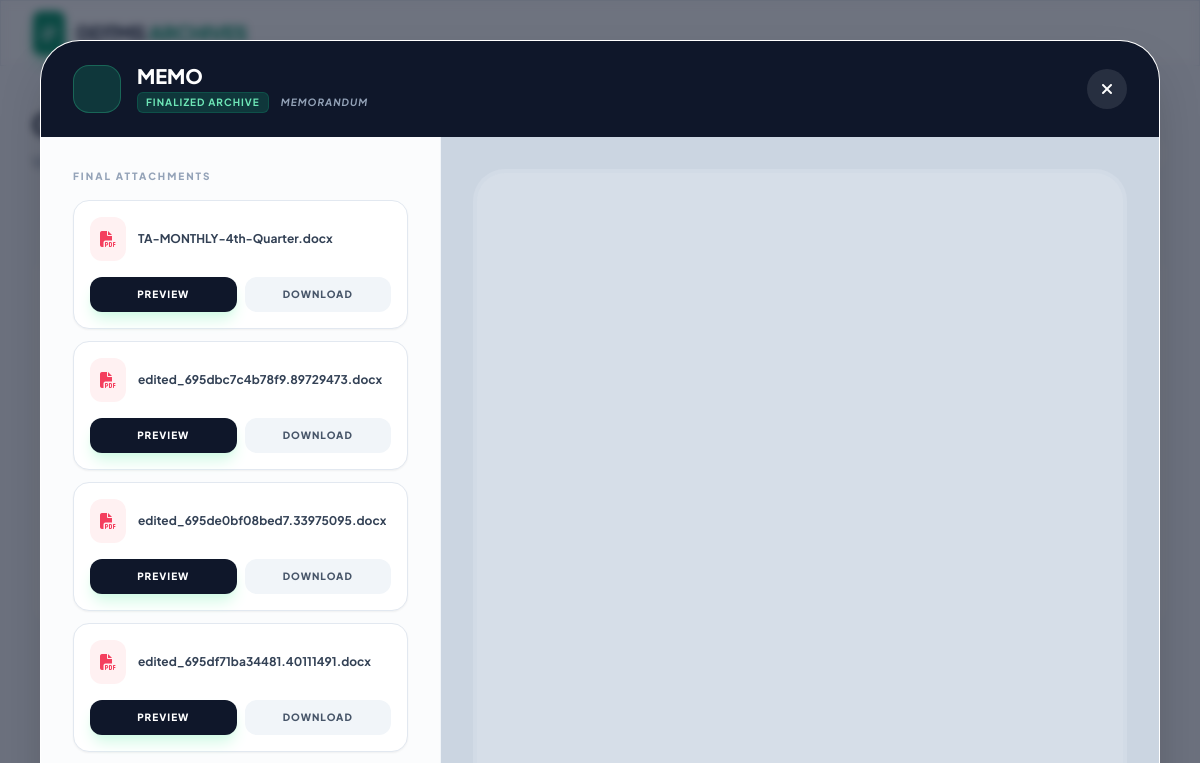
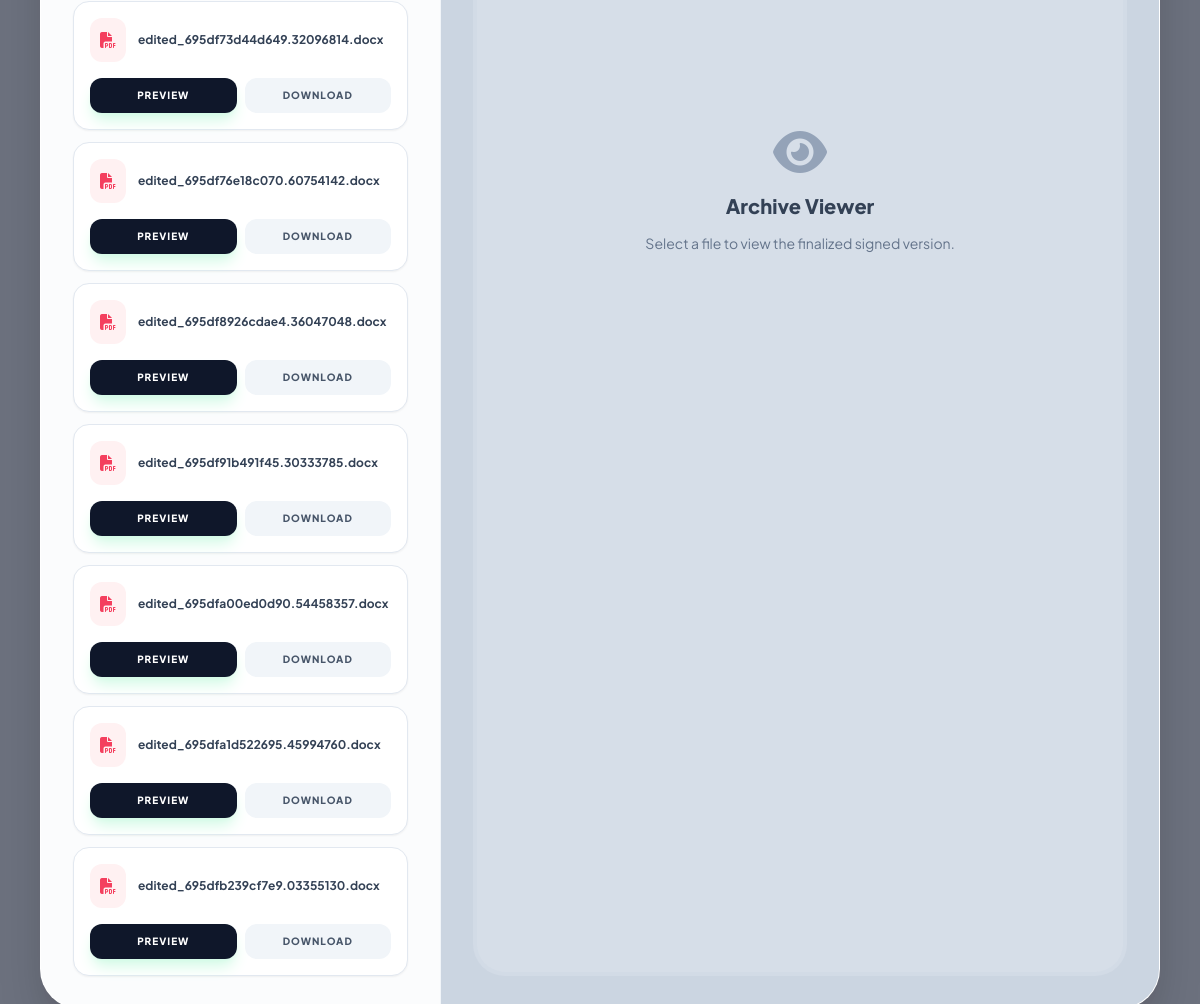
/completed_docs.php?view_id=20 (signed in), run on the app's committed database (2 pictures, top to bottom).
### tables this page shows
CREATE TABLE `documents` (
  `doc_id` int(11) NOT NULL,
  `title` varchar(255) NOT NULL,
  `doc_type` varchar(100) NOT NULL,
  `status` enum('Draft','Review','Signing','Completed','Returned','Archived') NOT NULL,
  `remarks` text DEFAULT NULL,
  `initiator_id` int(11) NOT NULL,
  `current_owner_id` int(11) DEFAULT NULL,
  `created_at` timestamp NOT NULL DEFAULT current_timestamp(),
  `updated_at` timestamp NOT NULL DEFAULT current_timestamp() ON UPDATE current_timestamp(),
  `Station` text NOT NULL
);

CREATE TABLE `document_files` (
  `file_id` int(11) NOT NULL,
  `doc_id` int(11) NOT NULL,
  `uploader_id` int(11) NOT NULL,
  `filename` varchar(255) NOT NULL COMMENT 'Original file name',
  `filepath` varchar(255) NOT NULL COMMENT 'Stored file path',
  `version` int(11) NOT NULL DEFAULT 1,
  `created_at` timestamp NOT NULL DEFAULT current_timestamp()
);

### completed_docs.php (the view, shortened to what this page needs)
<?php
require_once 'db.php';
$user_id = $_SESSION['user_id'];
$view_data = null;
$view_files = [];
if (isset($_GET['view_id'])) {
    $v_id = intval($_GET['view_id']);
    $v_query = "SELECT * FROM documents WHERE doc_id = ? AND (initiator_id = ? OR current_owner_id = ?)";
    $v_stmt = $conn->prepare($v_query);
    $v_stmt->bind_param("iii", $v_id, $user_id, $user_id);
    $v_stmt->execute();
    $view_data = $v_stmt->get_result()->fetch_assoc();
    if ($view_data) {
        $f_query = "SELECT * FROM document_files WHERE doc_id = ?";
        $f_stmt = $conn->prepare($f_query);
        $f_stmt->bind_param("i", $v_id);
        $f_stmt->execute();
        $view_files_result = $f_stmt->get_result();
        while($f = $view_files_result->fetch_assoc()) {
            $view_files[] = $f;
        }
    }
}
$query = "SELECT * FROM documents
          WHERE initiator_id = ? AND status = 'Completed'
          ORDER BY updated_at DESC";
$stmt = $conn->prepare($query);
$stmt->bind_param("i", $user_id);
$stmt->execute();
$result = $stmt->get_result();
?>
<!DOCTYPE html>
<html lang="en">
<head>
    <script src="https://cdn.tailwindcss.com"></script>
    <link href="https://cdnjs.cloudflare.com/ajax/libs/font-awesome/6.4.0/css/all.min.css" rel="stylesheet">
</head>
<body class="bg-[#f8fafc] text-slate-900 min-h-screen">
    <nav class="sticky top-0 z-40 w-full glass border-b border-slate-200">
        <div class="max-w-7xl mx-auto px-4 sm:px-6 lg:px-8">
            <div class="flex justify-between h-16 items-center">
                <div class="flex items-center gap-3">
                    <div class="bg-emerald-600 p-2 rounded-lg shadow-emerald-200 shadow-lg">
                        <i class="fas fa-check-double text-white text-lg"></i>
                    </div>
                    <span class="text-xl font-extrabold tracking-tight text-slate-800">DDTMS <span class="text-emerald-600">ARCHIVES</span></span>
                </div>
            </div>
        </div>
    </nav>
    <main class="max-w-7xl mx-auto px-4 sm:px-6 lg:px-8 py-10">
        <div class="mb-10 flex flex-col md:flex-row md:items-end justify-between gap-4">
            <div>
                <h1 class="text-3xl font-extrabold text-slate-900 tracking-tight">Completed Documents</h1>
                <p class="text-slate-500 mt-2 font-medium">Viewing your finalized records and legally signed documents.</p>
            </div>
            <div class="flex items-center bg-white px-4 py-2 rounded-2xl border border-slate-200 shadow-sm">
            </div>
        </div>
        <div class="bg-white rounded-3xl shadow-sm border border-slate-200 overflow-hidden">
            <div class="overflow-x-auto">
                <table class="w-full text-left border-collapse" id="completedTable">
                    <thead>
                        <tr class="bg-slate-50/50 border-b border-slate-100">
                            <th class="px-6 py-4 text-[11px] font-bold text-slate-400 uppercase tracking-widest">Document</th>
                            <th class="px-6 py-4 text-[11px] font-bold text-slate-400 uppercase tracking-widest">Type</th>
                            <th class="px-6 py-4 text-[11px] font-bold text-slate-400 uppercase tracking-widest text-center">Status</th>
                            <th class="px-6 py-4 text-[11px] font-bold text-slate-400 uppercase tracking-widest">Completion Date</th>
                            <th class="px-6 py-4 text-[11px] font-bold text-slate-400 uppercase tracking-widest text-right">Options</th>
                        </tr>
                    </thead>
                    <tbody class="divide-y divide-slate-50">
                        <?php if ($result->num_rows > 0): ?>
                            <?php while ($row = $result->fetch_assoc()): ?>
                            <tr class="group hover:bg-emerald-50/30 transition-all">
                                <td class="px-6 py-5">
                                    <div class="flex items-center gap-4">
                                        <div class="w-10 h-10 rounded-xl bg-emerald-100 flex items-center justify-center text-emerald-600">
                                            <i class="fas fa-file-signature text-lg"></i>
                                        </div>
                                        <div class="font-bold text-slate-800 text-sm"><?php echo htmlspecialchars($row['title']); ?></div>
                                    </div>
                                </td>
                                <td class="px-6 py-5">
                                    <span class="text-xs font-bold text-slate-500 uppercase tracking-wider"><?php echo htmlspecialchars($row['doc_type']); ?></span>
                                </td>
                                <td class="px-6 py-5 text-center">
                                    <span class="inline-flex items-center gap-1.5 px-3 py-1 rounded-full bg-emerald-50 text-emerald-700 border border-emerald-100 text-[10px] font-black uppercase tracking-tight">
                                        <i class="fas fa-check-circle"></i> Completed
                                    </span>
                                </td>
                                <td class="px-6 py-5">
                                    <div class="text-sm font-semibold text-slate-600"><?php echo date('M d, Y', strtotime($row['updated_at'])); ?></div>
                                </td>
                                <td class="px-6 py-5 text-right">
                                    <div class="flex justify-end gap-2 opacity-0 group-hover:opacity-100 transition-opacity">
                                        <a href="?view_id=<?php echo $row['doc_id']; ?>" class="h-9 px-4 bg-white border border-slate-200 text-slate-700 rounded-lg text-xs font-bold hover:bg-slate-50 transition flex items-center gap-2">
                                            <i class="fas fa-folder-open text-emerald-500"></i> View
                                        </a>
                                        <a href="?track_id=<?php echo $row['doc_id']; ?>" class="h-9 px-4 bg-white border border-slate-200 text-slate-700 rounded-lg text-xs font-bold hover:bg-slate-50 transition flex items-center gap-2">
                                            <i class="fas fa-history text-slate-400"></i> Log
                                        </a>
                                    </div>
                                </td>
                            </tr>
                            <?php endwhile; ?>
                        <?php else: ?>
                            <tr>
                                <td colspan="5" class="py-24 text-center">
                                    <div class="bg-slate-50 w-24 h-24 rounded-full flex items-center justify-center mx-auto mb-6">
                                    </div>
                                    <h3 class="text-slate-400 font-bold text-lg italic">The archive is currently empty.</h3>
                                    <p class="text-slate-400 text-sm mt-1">Once documents are fully signed, they will appear here.</p>
                                </td>
                            </tr>
                        <?php endif; ?>
                    </tbody>
                </table>
            </div>
        </div>
    </main>
    <?php if ($view_data): ?>
    <div class="fixed inset-0 z-50 flex items-center justify-center p-4 md:p-10 modal-overlay overflow-hidden">
        <div class="bg-white rounded-[2.5rem] shadow-2xl w-full max-w-7xl h-full flex flex-col overflow-hidden border border-white/40">
            <div class="px-8 py-6 bg-slate-900 flex justify-between items-center">
                <div class="flex items-center gap-4">
                    <div class="w-12 h-12 rounded-2xl bg-emerald-500/20 flex items-center justify-center border border-emerald-400/30">
                    </div>
                    <div>
                        <h2 class="text-white font-black text-xl leading-none"><?php echo htmlspecialchars($view_data['title']); ?></h2>
                        <div class="flex items-center gap-3 mt-1.5">
                            <span class="text-[10px] font-bold text-emerald-300 bg-emerald-500/20 px-2 py-0.5 rounded-md uppercase tracking-widest border border-emerald-500/20">Finalized Archive</span>
                            <span class="text-[10px] font-bold text-slate-400 uppercase tracking-widest italic"><?php echo $view_data['doc_type']; ?></span>
                        </div>
                    </div>
                </div>
                <a href="completed_docs.php" class="bg-white/10 h-10 w-10 flex items-center justify-center rounded-full text-white hover:bg-rose-500 transition-all">
                    <i class="fas fa-times"></i>
                </a>
            </div>
            <div class="flex flex-col lg:flex-row flex-grow overflow-hidden">
                <div class="w-full lg:w-[400px] border-r border-slate-100 bg-slate-50/50 flex flex-col overflow-hidden">
                    <div class="flex-grow overflow-y-auto p-8 custom-scrollbar">
                        <label class="text-[10px] font-black text-slate-400 uppercase tracking-[0.2em] mb-4 block">Final Attachments</label>
                        <div class="space-y-3">
                            <?php foreach ($view_files as $f): ?>
                                <div class="bg-white p-4 rounded-2xl border border-slate-200 shadow-sm hover:border-emerald-400 transition-all group">
                                    <div class="flex items-center gap-3">
                                        <div class="bg-rose-50 text-rose-500 p-2.5 rounded-xl group-hover:bg-emerald-600 group-hover:text-white transition-colors">
                                            <i class="fas fa-file-pdf"></i>
                                        </div>
                                        <span class="text-xs font-bold text-slate-700 truncate"><?php echo htmlspecialchars($f['filename']); ?></span>
                                    </div>
                                    <div class="grid grid-cols-2 gap-2 mt-4">
                                        <button onclick="previewDocument('<?php echo $f['filepath']; ?>')" class="py-2.5 bg-slate-900 text-white rounded-xl text-[10px] font-black uppercase tracking-widest hover:bg-emerald-600 transition shadow-lg shadow-emerald-100">
                                            Preview
                                        </button>
                                        <a href="<?php echo $f['filepath']; ?>" download class="py-2.5 bg-slate-100 text-slate-600 rounded-xl text-[10px] font-black uppercase tracking-widest text-center hover:bg-slate-200 transition">
                                            Download
                                        </a>
                                    </div>
                                </div>
                            <?php endforeach; ?>
                        </div>
                    </div>
                </div>
                <div class="flex-grow bg-[#cbd5e1] flex items-center justify-center p-8 relative">
                    <div id="docPreviewContainer" class="w-full h-full bg-slate-200/50 rounded-[2rem] border-4 border-slate-300/30 flex items-center justify-center overflow-hidden">
                        <div id="noPreviewMsg" class="text-center p-10">
                            <i class="fas fa-eye text-slate-400 text-5xl mb-4"></i>
                            <h3 class="text-slate-700 font-extrabold text-xl">Archive Viewer</h3>
                            <p class="text-slate-500 text-sm mt-3 leading-relaxed">Select a file to view the finalized signed version.</p>
                        </div>
                    </div>
                </div>
            </div>
        </div>
    </div>
    <?php endif; ?>
</body>
</html>

### completed_docs.php (style rules this page uses)
body { font-family: 'Plus Jakarta Sans', sans-serif; }
.glass { background: rgba(255, 255, 255, 0.7); backdrop-filter: blur(12px); border: 1px solid rgba(255, 255, 255, 0.3); }
.modal-overlay { background: rgba(15, 23, 42, 0.6); backdrop-filter: blur(4px); }

### data on the page
documents: title "MEMO", doc_type "MEMORANDUM"
document_files: filename "TA-MONTHLY-4th-Quarter.docx"
document_files: filename "edited_695dbc7c4b78f9.89729473.docx"
document_files: filename "edited_695de0bf08bed7.33975095.docx"
document_files: filename "edited_695df71ba34481.40111491.docx"
document_files: filename "edited_695df73d44d649.32096814.docx"
document_files: filename "edited_695df76e18c070.60754142.docx"
document_files: filename "edited_695df8926cdae4.36047048.docx"
document_files: filename "edited_695df91b491f45.30333785.docx"
document_files: filename "edited_695dfa00ed0d90.54458357.docx"
document_files: filename "edited_695dfa1d522695.45994760.docx"
document_files: filename "edited_695dfb239cf7e9.03355130.docx"
